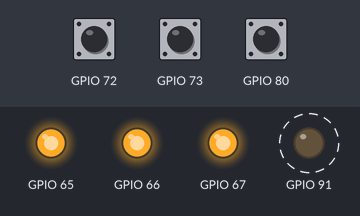
The program below on a simulated ESP32. Parts: output pins drawn as LEDs (lit = HIGH). Dashed ring = blinking. The inputs (shaded band) are chosen by the test bench; at power-on: GPIO 72 HIGH, GPIO 73 HIGH, GPIO 80 HIGH. What the program prints to the serial monitor is not drawn.

Above: at 3.2 s.
3.3 s: GPIO 72 pulled LOW for 0.15 s
At 3.38 s:
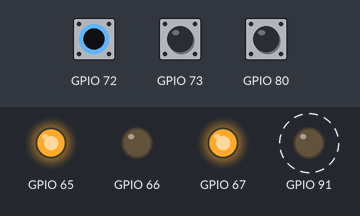
6.3 s: GPIO 73 pulled LOW for 0.15 s
At 6.39 s:
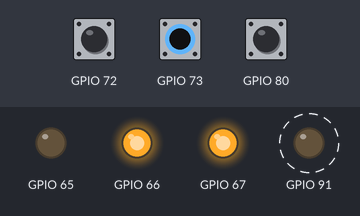
9.3 s: GPIO 80 pulled LOW for 0.15 s
At 9.38 s:
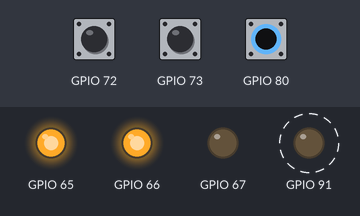
12.3 s: GPIO 72 pulled LOW for 1 s
At 13.0 s:
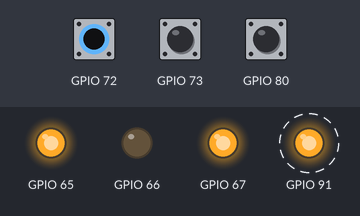
15.3 s: GPIO 73 pulled LOW for 1 s
At 15.89 s:
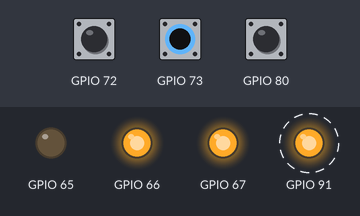
18.3 s: GPIO 80 pulled LOW for 1 s
At 19.0 s:
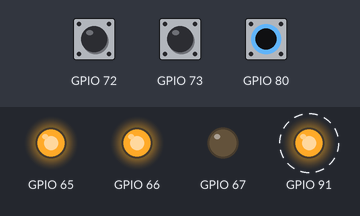
Timing chart, 0 to 22.3 s (numbered marks = the images above; inputs shaded):
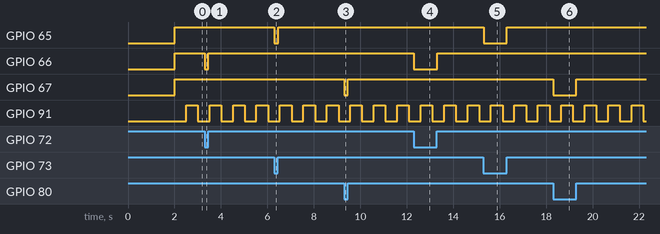

The program:

main.cpp
```cpp
#include <Arduino.h>
#include <Wire.h>
#include <Adafruit_MCP23X17.h>

// Buttons:
#define BUTTON0     9   // PA0 on dev1
#define BUTTON1     8   // PB0 on dev0
#define BUTTON2     16  // PB1 on dev0
#define NB          3   // Number of Buttons

// LEDs:
#define LED0        1     // PA1 on dev0
#define LED1        2     // PA2 on dev0
#define LED2        3     // PA3 on dev0

#define LED3        27    // PB4 on dev1

// MCP23X17 addresses
#define DEV0        0x20
#define DEV1        0x21

#define N_DEV       2           // PCF8574
#define GATEKRDY    0b0001      // Gatekeeper ready

#define IO_RDY      0b0001      // Task notification
#define IO_ERROR    0b0010      // Task notification
#define IO_BIT      0b0100      // Task notification

#define STOP        int(1)      // Arduino I2C API

#define PCF_ERROR   -1

static struct s_gatekeeper {
  EventGroupHandle_t  grpevt;         // Group Event handle(*)
  QueueHandle_t       queue;          // Request queue handle
} gatekeeper = {
  nullptr, nullptr
};

// Message struct for Message/Response queue
struct s_ioport {
  uint8_t input : 1;  // 1=input else output
  uint8_t value : 1;  // Bit value
  uint8_t error : 1;  // Error bit, when used
  uint8_t port : 5;   // Port number
  TaskHandle_t htask; // Reply Task handle
};

// Gatekeeper task: Owns I2C bus operations and
// state management of the PCF8574P devices.

static void gatekeeper_task(void *arg) {
  static Adafruit_MCP23X17 mcp[N_DEV];
  uint8_t devx, pinx;         // Device index, pin index
  s_ioport ioport;            // Queue message pointer
  uint32_t notify;            // Task Notification word
  BaseType_t rc;              // Return code

  // Create API communitation queues
  gatekeeper.queue = xQueueCreate(8, sizeof ioport);
  assert(gatekeeper.queue);

  // Start I2C Bus Support
  Wire.begin();

  // Configure all GPIOs
  assert(mcp[0].begin_I2C(DEV0));  // I2C Fail?
  assert(mcp[1].begin_I2C(DEV1));  // I2C Fail?

  mcp[BUTTON0 / 16].pinMode(BUTTON0 % 16, INPUT_PULLUP);
  mcp[BUTTON1 / 16].pinMode(BUTTON1 % 16, INPUT_PULLUP);
  mcp[BUTTON2 / 16].pinMode(BUTTON2 % 16, INPUT_PULLUP);

  mcp[LED0 / 16].pinMode(LED0 % 16, OUTPUT);
  mcp[LED1 / 16].pinMode(LED1 % 16, OUTPUT);
  mcp[LED2 / 16].pinMode(LED2 % 16, OUTPUT);
  mcp[LED3 / 16].pinMode(LED3 % 16, OUTPUT);

  // Indicates gatekeeper ready for use:
  xEventGroupSetBits(gatekeeper.grpevt, GATEKRDY);

  // Event loop
  for (;;) {
    notify = 0;

    // Receive command:
    rc = xQueueReceive(gatekeeper.queue, &ioport, portMAX_DELAY);
    assert(rc == pdPASS);

    devx = ioport.port / 16;        // device index
    pinx = ioport.port % 16;        // pin index
    assert(devx < N_DEV);

    if ( ioport.input ) {
      // COMMAND: Read a GPIO BIT:
      ioport.value = mcp[devx].digitalRead(pinx);
      ioport.error = false; // Successful
    } else {
      // COMMAND: WRITE A GPIO BIT
      mcp[devx].digitalWrite(pinx, (ioport.value&1));
      ioport.error = false; // Successful
    }

    notify = IO_RDY;
    if ( ioport.error )
      notify |= IO_ERROR;
    if ( ioport.value )
      notify |= IO_BIT;

    // Notify client about completion
    if ( ioport.htask ) {
      xTaskNotify(
        ioport.htask,
        notify,
        eSetValueWithOverwrite
      );
    }
  }
}

// Block caller until gatekeeper ready
static void pcf8574_wait_ready() {

  xEventGroupWaitBits(
    gatekeeper.grpevt,  // Event group handle
    GATEKRDY,           // Bits to wait for
    0,                  // Bits to clear
    pdFAIL,             // Wait for all bits
    portMAX_DELAY       // Wait forever
  );
}

// RETURNS:
// 0          - GPIO set/is low
// 1          - GPIO set/is high
// PCF_ERROR  - Failed operation
inline static short pcf8574_send(s_ioport* ioport) {
  BaseType_t rc;
  uint32_t notify;          // Returned notification word

  pcf8574_wait_ready(); // Block until ready

  rc = xQueueSendToBack(
    gatekeeper.queue,
    ioport,
    portMAX_DELAY
  );
  assert(rc == pdPASS);

  // Wait to be notified:
  rc = xTaskNotifyWait(
    0,                      // no clear on entry
    IO_RDY|IO_ERROR|IO_BIT, // clear on exit
    &notify,
    portMAX_DELAY
  );
  assert(rc == pdTRUE);

  return (notify & IO_ERROR) ? PCF_ERROR : !!(notify & IO_BIT);
}

// Get GPIO pin status:
// RETURNS:
// 0          - GPIO is low
// 1          - GPIO is high
// PCF_ERROR  - Failed to read GPIO
static short pcf8574_get(uint8_t port) {
  s_ioport ioport;    // Port pin (0..15)

  assert(port < 32);
  ioport.input = true;  // Read request
  ioport.port = port;   // 0..15 port pin
  ioport.htask = xTaskGetCurrentTaskHandle();

  return  pcf8574_send(&ioport);
}

// Write GPIO pin for a PCF8574 port:
// RETURNS:
// 0 or 1:    Succesful bit write
// PCF_ERROR  Failed GPIO write
static short pcf8574_put(uint8_t port, bool value) {
  s_ioport ioport;          // Port pin (0..15)

  assert(port < 32);
  ioport.input = false;   // Read request
  ioport.value = value;   // Bit value
  ioport.port = port;     // 0..15 port pin
  ioport.htask = xTaskGetCurrentTaskHandle();

  return  pcf8574_send(&ioport);
}

// User task: Uses gatekeeper task for
// reading/writing PCF8574 port pins.
//
// Pins:
// 0..7   Device 0 (address DEV0)
// 8..15  Device 1 (address DEV1)
//
// Detect button press, and then activate
// corresponding LED.
static void usr_task1(void *argp) {
  static const struct s_state {
    uint8_t button;
    uint8_t led;
  } states[3] = {
    { BUTTON0, LED0 },
    { BUTTON1, LED1 },
    { BUTTON2, LED2 }
  };
  short rc;

  // Initialize all LEDs high (inactive):
  for ( unsigned bx=0; bx<NB; ++bx ) {
    rc = pcf8574_put(states[bx].led, true);
    assert(rc != PCF_ERROR);
  }

  // Monitor push buttons:
  for (;;) {
    for ( unsigned bx=0; bx<NB; ++bx ) {
      rc = pcf8574_get(states[bx].button);
      assert(rc != PCF_ERROR);
      rc = pcf8574_put(states[bx].led, rc&1);
      assert(rc != PCF_ERROR);
    }
  }
}

static void task2(void* argp) {
  uint8_t state;
  short rc;

  for (;;) {
    delay(500);
    rc = pcf8574_get(LED3);
    assert(rc != PCF_ERROR);
    state = !(rc & 1);
    pcf8574_put(LED3, state);
  }
}


// Initialize Application
void setup() {
  int app_cpu = xPortGetCoreID();
  BaseType_t rc; // return code

  // Create Event Group for Gatekeeper
  // This must be created before any using
  // task execute.
  gatekeeper.grpevt = xEventGroupCreate();
  assert(gatekeeper.grpevt);

  delay(2000);
  printf("\nGatekeeper program\n");

  // Start the gatekeeper task
  rc = xTaskCreatePinnedToCore(
    gatekeeper_task,
    "gatekeeper",
    2000,
    nullptr,
    2,
    nullptr,
    app_cpu
  );
  assert(rc == pdPASS);

  // Start  user task 1
  rc = xTaskCreatePinnedToCore(
    usr_task1,
    "usr_task1",
    2000,
    nullptr,
    1,
    nullptr,
    app_cpu
  );
  assert(rc == pdPASS);

  // Start  user task 2
  rc = xTaskCreatePinnedToCore(
    task2,
    "task2",
    2000,
    nullptr,
    1,
    nullptr,
    app_cpu
  );
  assert(rc == pdPASS);

}

// Not used:
void loop() {
  vTaskDelete(nullptr);
}
```

Measured:
- after the input at 3.3 s, GPIO 66: HIGH → LOW at once, → HIGH 0.15 s later
- after the input at 6.3 s, GPIO 65: HIGH → LOW at once, → HIGH 0.16 s later
- after the input at 9.3 s, GPIO 67: HIGH → LOW at once, → HIGH 0.16 s later
- after the input at 12.3 s, GPIO 66: HIGH → LOW at once, → HIGH 1.0 s later
- after the input at 15.3 s, GPIO 65: HIGH → LOW at once, → HIGH 1.0 s later
- after the input at 18.3 s, GPIO 67: HIGH → LOW at once, → HIGH 0.99 s later
- by itself, GPIO 91: alternates HIGH for 0.50 s and LOW for 0.51 s
